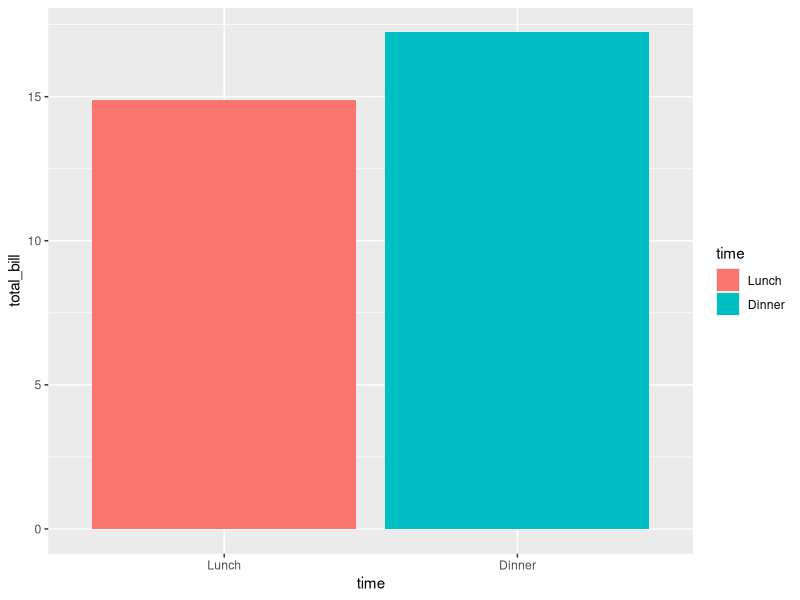

Source code (R):
library(ggplot2)
rm(list = ls())
dat <- data.frame(
  time = factor(c("Lunch","Dinner"), levels=c("Lunch","Dinner")),
  total_bill = c(14.89, 17.23)
)
dat
ggplot(data=dat, aes(x=time, y=total_bill, fill=time)) +
    geom_bar(stat="identity")
